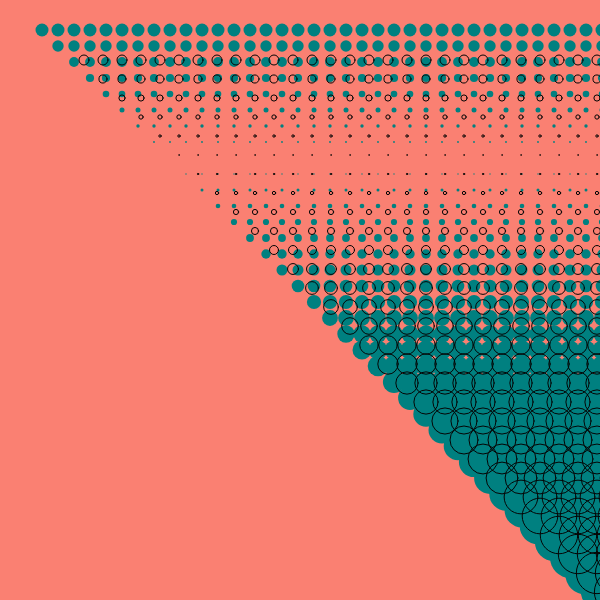
Frame 1 (no input)
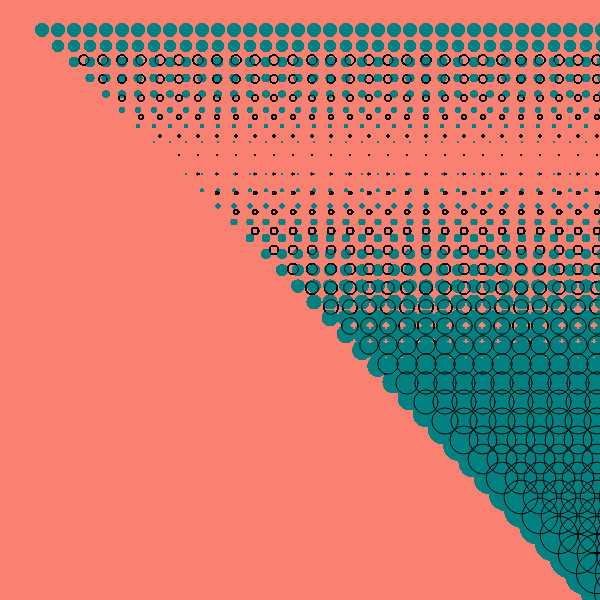
Frame 60 (no input)
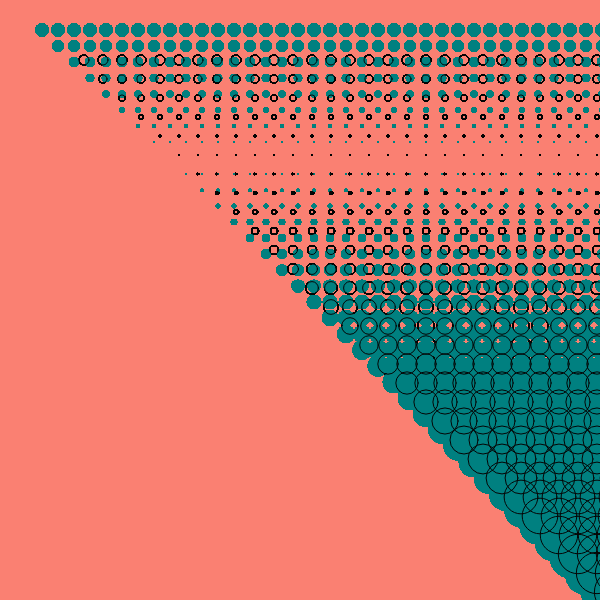
Frame 120 (the mouse pressed at the canvas centre since frame 60)

The p5.js sketch that drew these frames (run headless with seeded random() and noise() and a simulated clock; from frame 60 on, the mouse is pressed at the canvas centre):

// p5.js sketch
// ── sketch.js
function setup() {
	createCanvas(600, 600);
  background('salmon');
}

function draw() {
	for (let y = 30; y <= height; y += 16) {
		for (let x = 12; x <= width; x += 16) {
			fill('teal');
      noStroke();
			ellipse(x + y, y, 16 - y/10.0, 16 - y/10.0);
		}
	}
  for (let y = 60; y <= height; y += 19) {
		for (let x = 24; x <= width; x += 19) {
			noFill();
      stroke(5);
			ellipse(x + y, y, 16 - y/10.0, 16 - y/10.0);
		}
	}


}
